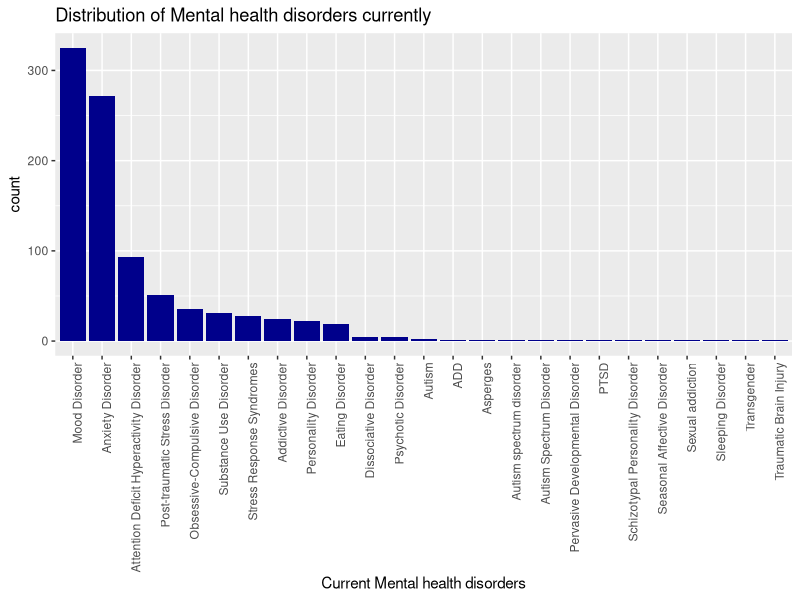
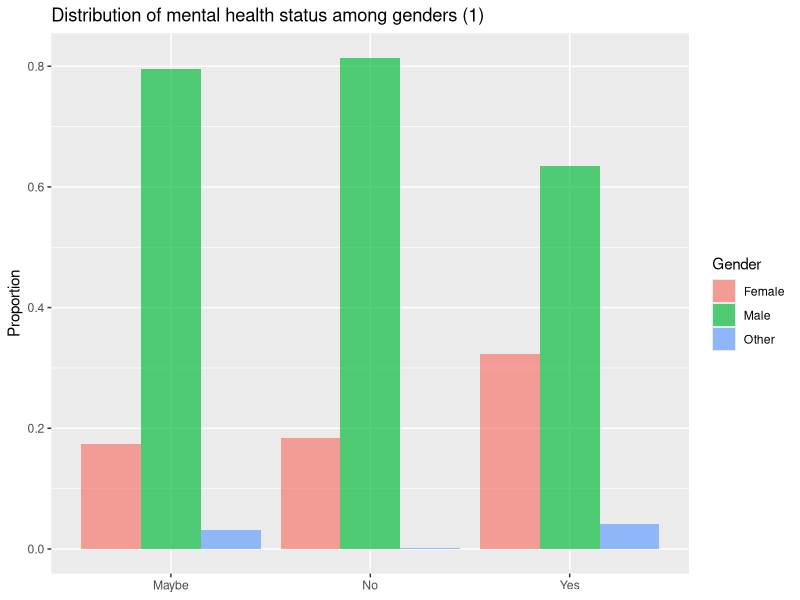
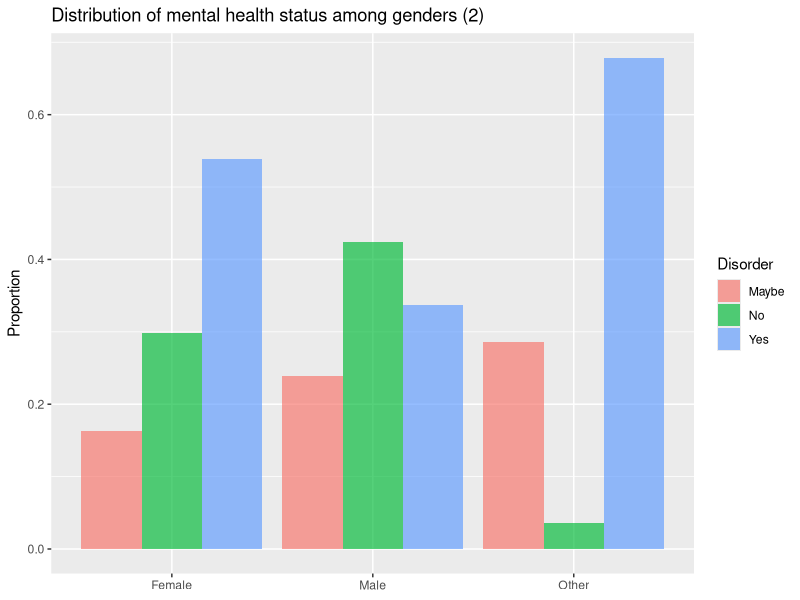
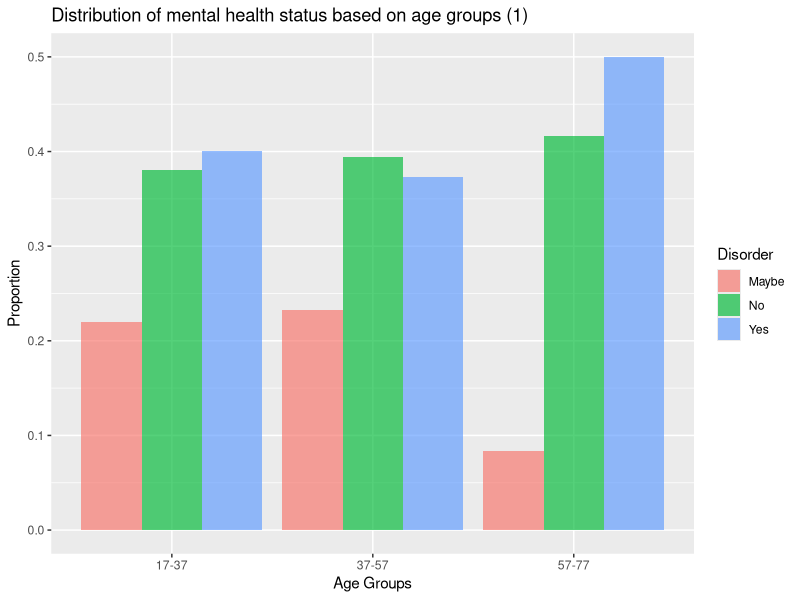
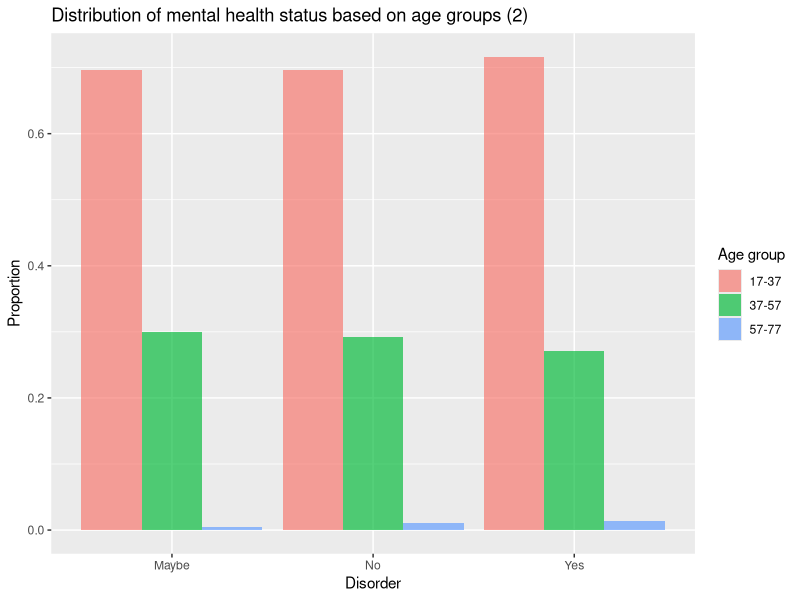
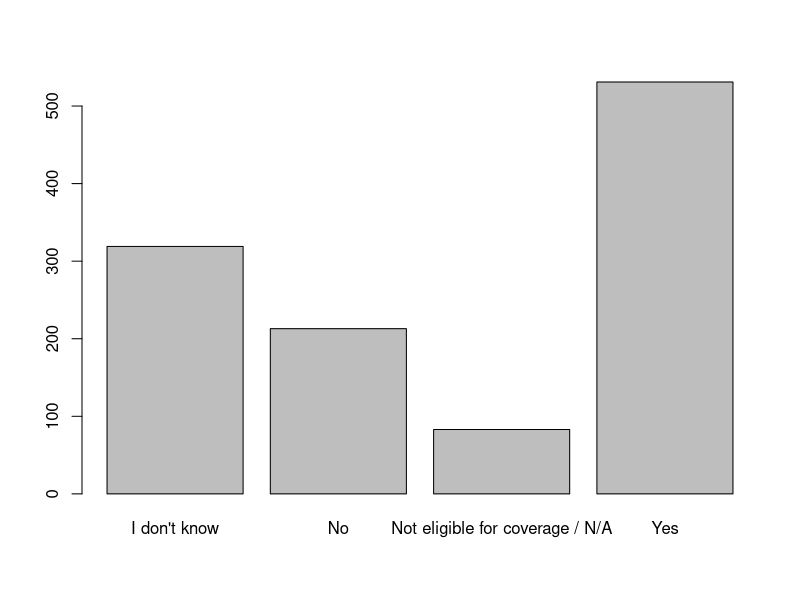
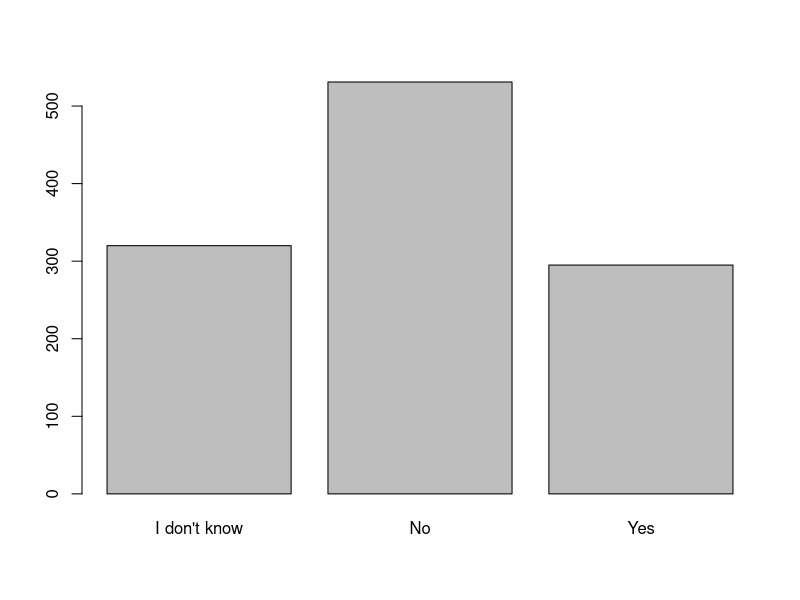
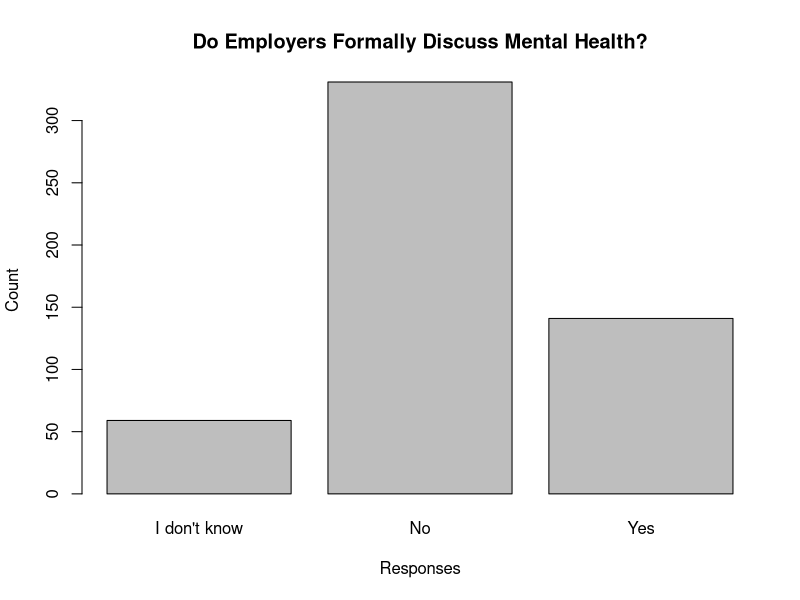

The R script that drew these images, in order:
## ---- chunk 1
knitr::opts_chunk$set(comment = NA)
library(dplyr)
library(tidyr)
library(ggplot2)
library(grid)
library(gridExtra)
library(knitr)
health <- read.csv("mentalsurvey_clean.csv")
## ---- chunk 2

#since some people have multiple disorders, we have to split them 
tmp = health %>% separate(mhd, 
                          sep = '\\|',
                          c('mhd_1', 'mhd_2', 'mhd_3', 'mhd_4', 'mhd_5',
                            'mhd_6', 'mhd_7', 'mhd_8', 'mhd_9'),
                          fill = 'right')


chk = tmp %>% select(matches('mhd_[1-9]'))

comb = as.vector(t(chk))
comb1 = comb[comb != ""&!is.na(comb)]

#Shortening the factor levels by splitting
disorders=sapply(strsplit(comb1, split = " \\("), `[`, 1)
dataf <- as.data.frame(matrix(disorders))
colnames(dataf)<- "Disorder"
#Removing inconsistent response
subdataf <- subset(dataf, disorders != "I haven\'t been formally diagnosed, so I felt uncomfortable answering, but Social Anxiety and Depression.")
count_disorder <-data.frame(count(subdataf, Disorder, sort = TRUE))
kable(count_disorder)
## ---- chunk 3

reorder_size <- function(x) {
  factor(x, levels = names(sort(table(x), decreasing = TRUE)))
}
#Plot to see the distribution of current mental health illness
p <- ggplot(data=subdataf, aes(x = reorder_size(Disorder)))+
  geom_bar(fill='dark blue')+
  theme(axis.text.x = element_text(angle = 90, hjust = 1))

p+xlab("Current Mental health disorders")+ggtitle("Distribution of Mental health disorders currently")
## ---- chunk 4
gender_disorder <- table(health$Do.you.currently.have.a.mental.health.disorder., health$gender)
gender_disorder
## ---- chunk 5
#Table: % of who may, don't or have mental disorder among genders
rowprop <- prop.table(gender_disorder,1) 
rowprop
## ---- chunk 6
dr1 <-as.data.frame(rowprop)
# Distribution of respondents among gender provided they may/have/donot have a mental diorder 
ggplot(data = dr1, aes(x =Var1 , y = Freq, fill = Var2)) + 
  geom_bar(stat = 'identity', position = 'dodge', alpha = 2/3) +              
  labs(x = NULL, y = 'Proportion', fill = 'Gender')+ggtitle('Distribution of mental health status among genders (1)')
## ---- chunk 7
#Table : % of each level gender who may, don't or have mental disorder
colprop <- prop.table(gender_disorder,2)
colprop
## ---- chunk 8
# Distribution of respondents who may/have/donot have a mental diorder over the gender
dr2 <-as.data.frame(colprop)
ggplot(data = dr2, aes(x =Var2 , y = Freq, fill = Var1)) + 
  geom_bar(stat = 'identity', position = 'dodge', alpha = 2/3) +              
  labs(x = NULL, y = 'Proportion', fill = 'Disorder')+ggtitle('Distribution of mental health status among genders (2)')
## ---- chunk 9
summary(health$age)
## ---- chunk 10
#Creating labels for age groups
labs <- c(paste(seq(17, 74, by = 20), seq(37, 80, by = 20),
                sep = "-"))
health$AgeGroup <- cut(health$age, breaks = c(seq(17, 74, by = 20), Inf), labels = labs, right = FALSE)

agegr <- table(health$Do.you.currently.have.a.mental.health.disorder.,health$AgeGroup)
ageprop <- prop.table(agegr,2)
ageprop
## ---- chunk 11
dfageprop <- as.data.frame(ageprop)

#Distribution of respondents reporting a mental disorder by age groups
ggplot(data = dfageprop, aes(x =Var2 , y = Freq, fill = Var1)) + 
  geom_bar(stat = 'identity', position = 'dodge', alpha = 2/3) +              
  labs(x = "Age Groups", y = 'Proportion', fill = 'Disorder')+ggtitle('Distribution of mental health status based on age groups (1)')
## ---- chunk 12
ageprop1 <- prop.table(agegr,1)
ageprop1
## ---- chunk 13
dfageprop1 <- as.data.frame(ageprop1)
ggplot(data = dfageprop1, aes(x =Var1 , y = Freq, fill = Var2)) + 
  geom_bar(stat = 'identity', position = 'dodge', alpha = 2/3) +              
  labs(x = "Disorder", y = 'Proportion', fill = 'Age group')+ggtitle('Distribution of mental health status based on age groups (2)')
## ---- chunk 14
#Creating a table for the variable "Does your employer provide mental health benefits as part of healthcare coverage?""

table(health$Does.your.employer.provide.mental.health.benefits.as.part.of.healthcare.coverage.)

barplot(table(health$Does.your.employer.provide.mental.health.benefits.as.part.of.healthcare.coverage.))

## ---- chunk 15
table(health$Does.your.employer.offer.resources.to.learn.more.about.mental.health.concerns.and.options.for.seeking.help.)

barplot(table(health$Does.your.employer.offer.resources.to.learn.more.about.mental.health.concerns.and.options.for.seeking.help.))
## ---- chunk 16
Company<-subset(health, Does.your.employer.provide.mental.health.benefits.as.part.of.healthcare.coverage.=="Yes")
Company
## ---- chunk 17
#Creating a table for for the variable related to employers formally discussing mental health with employees
table(Company$Has.your.employer.ever.formally.discussed.mental.health..for.example..as.part.of.a.wellness.campaign.or.other.official.communication..)
#Computing the percentage
percent<-table(Company$Has.your.employer.ever.formally.discussed.mental.health..for.example..as.part.of.a.wellness.campaign.or.other.official.communication..)/length(Company$Has.your.employer.ever.formally.discussed.mental.health..for.example..as.part.of.a.wellness.campaign.or.other.official.communication..)
#The parameter percent gives us the value of the percenntage needed
percent
## ---- chunk 18
Company<-droplevels(Company)
barplot(table(Company$Has.your.employer.ever.formally.discussed.mental.health..for.example..as.part.of.a.wellness.campaign.or.other.official.communication..), xlab = "Responses", ylab = "Count", main = "Do Employers Formally Discuss Mental Health?")

## ---- chunk 19
knitr::opts_chunk$set(echo = TRUE)
#Creating a table with gender and mental health responses
tab <- table(health$Do.you.think.that.discussing.a.mental.health.disorder.with.your.employer.would.have.negative.consequences., health$gender)
tab
## ---- chunk 20
#Creating a table with gender and physical health responses
tab1 <- table(health$Do.you.think.that.discussing.a.physical.health.issue.with.your.employer.would.have.negative.consequences., health$gender)
tab1
## ---- chunk 21
#creating the combined plot
tabdf <- as.data.frame(tab)
tab1df <- as.data.frame(tab1)

plot1 <- ggplot(data = tabdf, aes(x = Var1, y =Freq, fill = Var2)) + 
  geom_bar(stat = 'identity', position = 'dodge', alpha = 2/3) +              
  labs(x = "Mental health disorders", y = 'count')+ theme(legend.position='none')

plot2 <- ggplot(data = tab1df, aes(x = Var1, y =Freq, fill = Var2)) + 
  geom_bar(stat = 'identity', position = 'dodge', alpha = 2/3) +              
  labs(x = "Physical health disorders", y = 'count', fill = 'Gender')
title1=textGrob("Negative consequences: Mental vs Physial", gp=gpar(fontface="bold"))
grid.arrange(plot1, plot2,ncol=2,top = title1, widths = c(3/4,1))
## ---- chunk 22
ggplot(health, aes(x = health$Do.you.think.that.discussing.a.mental.health.disorder.with.previous.employers.would.have.negative.consequences.)) + geom_bar() + ggtitle("Discussing mental health disorder with previous employer resulting in negative consequences") + xlab("Response") + ylab("Count")
summary(health$Do.you.think.that.discussing.a.mental.health.disorder.with.previous.employers.would.have.negative.consequences.)
## ---- chunk 23
ggplot(health, aes(x = health$Do.you.think.that.discussing.a.mental.health.disorder.with.your.employer.would.have.negative.consequences.)) + geom_bar() + ggtitle("Discussing mental health disorder with current employer resulting in negative consequences") + xlab("Response") + ylab("Count")
summary(health$Do.you.think.that.discussing.a.mental.health.disorder.with.your.employer.would.have.negative.consequences.)
## ---- chunk 24
m1<-table(health$Do.you.think.that.discussing.a.mental.health.disorder.with.previous.employers.would.have.negative.consequences., health$Do.you.think.that.discussing.a.mental.health.disorder.with.your.employer.would.have.negative.consequences.)
chisq.test(m1)
## ---- chunk 25
#Put company size in order
health$CompanySize  = factor(health$How.many.employees.does.your.company.or.organization.have, levels=c("1-5", "6-25", "26-100", "100-500", "500-1000", "More than 1000"))
#Create Cross-tab Table
APbCS <- table(health$Is.your.anonymity.protected.if.you.choose.to.take.advantage.of.mental.health.or.substance.abuse.treatment.resources.provided.by.your.employer., health$CompanySize)
head(APbCS)
## ---- chunk 26
#Create a proportions table by Row
prop.table(APbCS, 2)
## ---- chunk 27
#Do a chi-squared test
chisq.test(APbCS)
## ---- chunk 28
t0 <- ggplot(health, aes(x = health$Is.your.anonymity.protected.if.you.choose.to.take.advantage.of.mental.health.or.substance.abuse.treatment.resources.provided.by.your.employer.))+geom_bar()+facet_wrap(~health$CompanySize, scales="free_y") + ggtitle("Perceived Difficulty of Asking for Leave by Gender") + xlab("Perceived Difficulty Level") + ylab("Count") 
t0
## ---- chunk 29
#Add labels to tech company org
health$TLabel <- factor(health$Is.your.employer.primarily.a.tech.company.organization.,
levels = c(0, 1),
labels = c("Not primarily tech", "Primarily Tech"))
## ---- chunk 30
#Create a crosstab table
APbT2 <- table(health$Is.your.anonymity.protected.if.you.choose.to.take.advantage.of.mental.health.or.substance.abuse.treatment.resources.provided.by.your.employer., health$TLabel)
head(APbT2)
## ---- chunk 31
#Create a proportions table by Row
prop.table(APbT2, 2)
## ---- chunk 32
#Do a chi-squared test
chisq.test(APbT2)
## ---- chunk 33
#Create Visualization
t1 <- ggplot(health, aes(x = health$Is.your.anonymity.protected.if.you.choose.to.take.advantage.of.mental.health.or.substance.abuse.treatment.resources.provided.by.your.employer.))+geom_bar()+facet_wrap(health$TLabel ~ ., scales="free_y") + ggtitle("Anonymity Protections For Tech vs. Non-Tech Companies") + xlab("Is your anonymity protected?") + ylab("Count") 
t1
## ---- chunk 34
#Modify Labels (ideal if we can get it to fit)
health$pd2 <- factor(health$If.a.mental.health.issue.prompted.you.to.request.a.medical.leave.from.work..asking.for.that.leave.would.be.,
levels = c("Very easy", "Somewhat easy", "Neither easy nor difficult","Somewhat difficult", "Very difficult", "I don't know"),
labels = c("Very easy (VE)", "Somewhat Easy (SE)", "Neutral (N)", "Somewhat Hard (SH)", "Very Hard (VH)", "Don't Know (DK)"))
#Modify Labels (if health$pd2 does not fit, use this as an alternate)
health$pd3 <- factor(health$If.a.mental.health.issue.prompted.you.to.request.a.medical.leave.from.work..asking.for.that.leave.would.be.,
levels = c("Very easy", "Somewhat easy", "Neither easy nor difficult","Somewhat difficult", "Very difficult", "I don't know"),
labels = c("VE", "SE", "N", "SH", "VH", "DK"))
## ---- chunk 35
#Crosstab table
ELDbG <- table(health$pd2, health$gender)
ELDbG
prop.table(ELDbG, 2)
## ---- chunk 36
chisq.test(ELDbG)
## ---- chunk 37
#Create Visualization
t2 <- ggplot(health, aes(x = health$pd3))+geom_bar()+facet_wrap(health$gender ~ ., scales="free_y") + ggtitle("Perceived Difficulty of Asking for Leave by Gender") + xlab("Perceived Difficulty Level") + ylab("Count") 
t2
## ---- chunk 38
#Do the AgeGroup Variable
labs <- c(paste(seq(17, 74, by = 20), seq(37, 80, by = 20),
                sep = "-"))
health$AgeGroup <- cut(health$age, breaks = c(seq(17, 74, by = 20), Inf), labels = labs, right = FALSE)
## ---- chunk 39
#Crosstab table
ELDbA <- table(health$pd2, health$AgeGroup)
ELDbA
#Proportions table
prop.table(ELDbA)
## ---- chunk 40
chisq.test(ELDbA)
## ---- chunk 41
#Create Visualization
t3 <- ggplot(health, aes(x = health$pd3))+geom_bar()+facet_wrap(health$AgeGroup ~ ., scales="free_y") + ggtitle("Perceived Difficulty of Asking for Leave by Age Group") + xlab("Perceived Difficulty Level") + ylab("Count") 
t3
## ---- chunk 42
#Crosstab table
ELDbCS <- table(health$pd2, health$CompanySize)
ELDbCS
prop.table(ELDbCS, 2)
## ---- chunk 43
chisq.test(ELDbCS)
## ---- chunk 44
#Create Visualization
t4 <- ggplot(health, aes(x = health$pd3))+geom_bar()+facet_wrap(health$CompanySize~ ., scales="free_y") + ggtitle("Perceived Difficulty of Asking for Leave by Company Size") + xlab("Perceived Difficulty Level") + ylab("Count")
t4
## ---- chunk 45
#Modify Labels for mental health benefit provision
health$mhb2 <- factor(health$Does.your.employer.provide.mental.health.benefits.as.part.of.healthcare.coverage.,
levels = c("I don't know", "No", "Not eligible for coverage / N/A","Yes"),
labels = c("Don't Know", "No", "Ineligible/NA", "Yes"))
## ---- chunk 46
#Crosstab Table
ELDbMHB <- table(health$pd2, health$mhb2)
ELDbMHB
## ---- chunk 47
chisq.test(ELDbMHB)
## ---- chunk 48
t5 <- ggplot(health, aes(x = health$pd3))+geom_bar()+facet_wrap(~ health$mhb2, scales="free_y") + ggtitle("Perceived Difficulty of Asking for Leave by MH Benefit Provision") + xlab("Perceived Difficulty Level") + ylab("Count")
t5
## ---- chunk 49
ELDbEDM <- table(health$pd2, health$Has.your.employer.ever.formally.discussed.mental.health..for.example..as.part.of.a.wellness.campaign.or.other.official.communication..)
ELDbEDM
## ---- chunk 50
chisq.test(ELDbEDM)
## ---- chunk 51
t6 <- ggplot(health, aes(x = health$pd3))+geom_bar()+facet_wrap( health$Has.your.employer.ever.formally.discussed.mental.health..for.example..as.part.of.a.wellness.campaign.or.other.official.communication.. ~., scales="free_y") + ggtitle("Perceived Difficulty of Asking for Leave by MH Discussion by Employer") + xlab("Perceived Difficulty Level") + ylab("Count")
t6
## ---- chunk 52
ELDbEOR <- table(health$pd2, health$Does.your.employer.offer.resources.to.learn.more.about.mental.health.concerns.and.options.for.seeking.help.)
ELDbEOR
## ---- chunk 53
chisq.test(ELDbEOR)
## ---- chunk 54
t7 <- ggplot(health, aes(x = health$pd3))+geom_bar()+facet_wrap( health$Does.your.employer.offer.resources.to.learn.more.about.mental.health.concerns.and.options.for.seeking.help. ~., scales="free_y") + ggtitle("Perceived Difficulty of Asking for Leave by Mental Health Resource Provision") + xlab("Perceived Difficulty Level") + ylab("Count")
t7
## ---- chunk 55
ELDbPR <- table(health$pd2, health$Have.you.observed.or.experienced.an.unsupportive.or.badly.handled.response.to.a.mental.health.issue.in.your.current.or.previous.workplace.)
ELDbPR
prop.table(ELDbPR, 2)
## ---- chunk 56
#Modify Labels for unsupportive response to make them shorter
health$epr <- factor(health$Have.you.observed.or.experienced.an.unsupportive.or.badly.handled.response.to.a.mental.health.issue.in.your.current.or.previous.workplace.,
levels = c("Maybe/Not sure", "N/A", "No","Yes, I experienced", "Yes, I observed"),
labels = c("Don't Know", "N/A", "No", "Yes, experienced", "Yes, observed"))
table(health$pd2, health$epr)
## ---- chunk 57
chisq.test(ELDbPR)
## ---- chunk 58
t8 <- ggplot(health, aes(x = health$pd3))+geom_bar()+facet_wrap(health$epr ~., scales="free_y") + ggtitle("Perceived Difficulty of Asking for Leave by Exp. with Poor MH Response") + xlab("Perceived Difficulty Level") + ylab("Count")
t8
## ---- chunk 59
MHbG <- table(health$Would.you.feel.comfortable.discussing.a.mental.health.disorder.with.your.direct.supervisor.s.., health$gender)
MHbG
prop.table(MHbG, 2)
## ---- chunk 60
chisq.test(MHbG)
## ---- chunk 61
t9 <- ggplot(health, aes(x = health$Would.you.feel.comfortable.discussing.a.mental.health.disorder.with.your.direct.supervisor.s..))+geom_bar()+facet_grid(~ health$gender) + ggtitle("Comfort with Discussing MH with Supervisor by Gender") + xlab("Would you feel comfortable discussing a mental health disorder with your supervisor?") + ylab("Count")
t9
## ---- chunk 62
MHbA <- table(health$Would.you.feel.comfortable.discussing.a.mental.health.disorder.with.your.direct.supervisor.s.., health$AgeGroup)
MHbA
prop.table(MHbA, 2)
## ---- chunk 63
chisq.test(MHbA)
## ---- chunk 64
t10 <- ggplot(health, aes(x = health$Would.you.feel.comfortable.discussing.a.mental.health.disorder.with.your.direct.supervisor.s..))+geom_bar()+facet_wrap(health$AgeGroup ~., scales="free_y") + ggtitle("Comfort with Discussing MH with Supervisor by Age") + xlab("Would you feel comfortable discussing a mental health disorder with your supervisor?") + ylab("Count")
t10
## ---- chunk 65
MHbCS <- table(health$Would.you.feel.comfortable.discussing.a.mental.health.disorder.with.your.direct.supervisor.s.., health$CompanySize)
MHbCS
prop.table(MHbCS, 2)
## ---- chunk 66
chisq.test(MHbCS)
## ---- chunk 67
t11 <- ggplot(health, aes(x = health$Would.you.feel.comfortable.discussing.a.mental.health.disorder.with.your.direct.supervisor.s..))+geom_bar()+facet_wrap(health$CompanySize ~., scales="free_y") + ggtitle("Comfort with Discussing MH with Supervisor by Company Size") + xlab("Would you feel comfortable discussing a mental health disorder with your supervisor?") + ylab("Count")
t11
## ---- chunk 68
MHbPR <- table(health$Would.you.feel.comfortable.discussing.a.mental.health.disorder.with.your.direct.supervisor.s.., health$Have.you.observed.or.experienced.an.unsupportive.or.badly.handled.response.to.a.mental.health.issue.in.your.current.or.previous.workplace.)
MHbPR
prop.table(MHbPR, 2)
## ---- chunk 69
chisq.test(MHbPR)
## ---- chunk 70
t17 <- ggplot(health, aes(x = health$Would.you.feel.comfortable.discussing.a.mental.health.disorder.with.your.direct.supervisor.s..))+geom_bar()+facet_wrap(health$Have.you.observed.or.experienced.an.unsupportive.or.badly.handled.response.to.a.mental.health.issue.in.your.current.or.previous.workplace. ~., scales="free_y") + ggtitle("Comfort with Discussing MH w/ Supervisor by Exp. w/ Poor Workplace Response") + xlab("Would you feel comfortable discussing a mental health disorder with your supervisor?") + ylab("Count")
t17
## ---- chunk 71
MHbVN <- table(health$Would.you.feel.comfortable.discussing.a.mental.health.disorder.with.your.direct.supervisor.s.., health$Do.you.think.that.discussing.a.mental.health.disorder.with.your.employer.would.have.negative.consequences.)
MHbVN
## ---- chunk 72
chisq.test(MHbVN)
## ---- chunk 73
#Modify Labels for perception of mental health disclosure impact
health$negimp <- factor(health$Do.you.think.that.discussing.a.mental.health.disorder.with.your.employer.would.have.negative.consequences.,
levels = c("Maybe", "No", "Yes"),
labels = c("Maybe Expect a Negative Impact", "Do Not Expect Negative Impact", "Expect Negative Impact"))
#Check Results
table(health$Would.you.feel.comfortable.discussing.a.mental.health.disorder.with.your.direct.supervisor.s.., health$negimp)
## ---- chunk 74
t12 <- ggplot(health, aes(x = health$Would.you.feel.comfortable.discussing.a.mental.health.disorder.with.your.direct.supervisor.s..))+geom_bar()+facet_wrap(health$negimp ~., scales="free_y") + ggtitle("Comfort with Discussing MH with Supervisor by Perception of Negative Impact") + xlab("Would you feel comfortable discussing a mental health disorder with your supervisor?") + ylab("Count")
t12
## ---- chunk 75
MHCbG <- table(health$Would.you.feel.comfortable.discussing.a.mental.health.disorder.with.your.coworkers., health$gender)
MHCbG
prop.table(MHCbG, 2)
## ---- chunk 76
chisq.test(MHCbG)
## ---- chunk 77
t13 <- ggplot(health, aes(x = health$Would.you.feel.comfortable.discussing.a.mental.health.disorder.with.your.coworkers.))+geom_bar()+facet_wrap(health$gender ~., scales="free_y") + ggtitle("Comfort with Discussing MH with Coworkers by Gender") + xlab("Would you feel comfortable discussing a mental health disorder with your coworkers?") + ylab("Count")
t13
## ---- chunk 78
MHCbA <- table(health$Would.you.feel.comfortable.discussing.a.mental.health.disorder.with.your.coworkers., health$AgeGroup)
MHCbA
#Proportions (as column percentages)
prop.table(MHCbA, 2)
## ---- chunk 79
chisq.test(MHCbA)
## ---- chunk 80
t14 <- ggplot(health, aes(x = health$Would.you.feel.comfortable.discussing.a.mental.health.disorder.with.your.coworkers.))+geom_bar()+facet_wrap(health$AgeGroup ~., scales="free_y") + ggtitle("Comfort with Discussing MH with Coworkers by Age Group") + xlab("Would you feel comfortable discussing a mental health disorder with your coworkers?") + ylab("Count")
t14
## ---- chunk 81
MHCbCS <- table(health$Would.you.feel.comfortable.discussing.a.mental.health.disorder.with.your.coworkers., health$CompanySize)
MHCbCS
#Proportions (as column percentages)
prop.table(MHCbCS, 2)
## ---- chunk 82
#Chi-Squared (the p value is small)
chisq.test(MHCbCS)
## ---- chunk 83
t15 <- ggplot(health, aes(x = health$Would.you.feel.comfortable.discussing.a.mental.health.disorder.with.your.coworkers.))+geom_bar()+facet_wrap(health$CompanySize ~., scales="free_y") + ggtitle("Comfort with Discussing MH with Coworkers by Company Size") + xlab("Would you feel comfortable discussing a mental health disorder with your coworkers?") + ylab("Count")
t15
## ---- chunk 84
MHCbPR <- table(health$Would.you.feel.comfortable.discussing.a.mental.health.disorder.with.your.coworkers., health$Have.you.observed.or.experienced.an.unsupportive.or.badly.handled.response.to.a.mental.health.issue.in.your.current.or.previous.workplace.)
MHCbPR
## ---- chunk 85
chisq.test(MHCbPR)
## ---- chunk 86
t16 <- ggplot(health, aes(x = health$Would.you.feel.comfortable.discussing.a.mental.health.disorder.with.your.coworkers.))+geom_bar()+facet_wrap(health$Have.you.observed.or.experienced.an.unsupportive.or.badly.handled.response.to.a.mental.health.issue.in.your.current.or.previous.workplace. ~., scales="free_y") + ggtitle("Comfort Discussing MH w/ Coworkers by Exp. w/ Poor Workplace MH Response") + xlab("Would you feel comfortable discussing a mental health disorder with your coworkers?") + ylab("Count")
t16
## ---- chunk 87
MHCbCN <- table(health$Would.you.feel.comfortable.discussing.a.mental.health.disorder.with.your.coworkers., health$Do.you.think.that.team.members.co.workers.would.view.you.more.negatively.if.they.knew.you.suffered.from.a.mental.health.issue.)
MHCbCN
## ---- chunk 88
chisq.test(MHCbCN)
## ---- chunk 89
t17 <- ggplot(health, aes(x = health$Would.you.feel.comfortable.discussing.a.mental.health.disorder.with.your.coworkers.))+geom_bar()+facet_wrap(health$Do.you.think.that.team.members.co.workers.would.view.you.more.negatively.if.they.knew.you.suffered.from.a.mental.health.issue. ~., scales="free_y") + ggtitle("Comfort with Discussing MH with Coworkers by Perceived Negative Impact") + xlab("Would you feel comfortable discussing a mental health disorder with your coworkers?") + ylab("Count")
t17
## ---- chunk 90
ggplot(health, aes(x = health$Do.you.think.that.discussing.a.mental.health.disorder.with.previous.employers.would.have.negative.consequences.)) + geom_bar() + ggtitle("Discussing mental health disorder with previous employer resulting in negative consequences") + xlab("Response") + ylab("Count")
summary(health$Do.you.think.that.discussing.a.mental.health.disorder.with.previous.employers.would.have.negative.consequences.)

## ---- chunk 91
ggplot(health, aes(x = health$Do.you.think.that.discussing.a.mental.health.disorder.with.your.employer.would.have.negative.consequences.)) + geom_bar() + ggtitle("Discussing mental health disorder with current employer resulting in negative consequences") + xlab("Response") + ylab("Count")
summary(health$Do.you.think.that.discussing.a.mental.health.disorder.with.your.employer.would.have.negative.consequences.)

## ---- chunk 92
t1<-table(health$Do.you.think.that.discussing.a.mental.health.disorder.with.previous.employers.would.have.negative.consequences., health$Do.you.think.that.discussing.a.mental.health.disorder.with.your.employer.would.have.negative.consequences.)
chisq.test(t1)
## ---- chunk 93
ggplot(health, aes(x = health$Do.you.think.that.discussing.a.mental.health.disorder.with.previous.employers.would.have.negative.consequences.)) + geom_bar() + ggtitle("Discussing mental health disorder with previous employer resulting in negative consequences") + xlab("Response") + ylab("Count")
summary(health$Do.you.think.that.discussing.a.mental.health.disorder.with.previous.employers.would.have.negative.consequences.)
